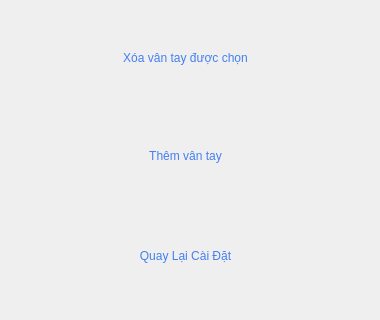
    <widget class="QWidget" name="Menuvantay">
     <widget class="QPushButton" name="backButtonVanTay">
      <property name="geometry">
       <rect>
        <x>20</x>
        <y>210</y>
        <width>331</width>
        <height>91</height>
       </rect>
      </property>
      <property name="styleSheet">
       <string notr="true">QPushButton#backButtonVanTay{
				color: rgba(67, 127, 241,1);
				border-top-left-radius: 20px;
				border-top-right-radius: 20px;
				border-bottom-right-radius: 20px;
				border-bottom-left-radius: 20px;
				
				
	
	
	font: 75 20pt &quot;Roboto&quot;;
				
	border-image: url(:/newPrefix/fileanh/background.jpg);
}
QPushButton#backButtonVanTay:hover{
				color: rgb(255,255,255);
				background-color: rgb(67, 1, 241);
				border-image:none;
}
QPushButton#backButtonVanTay:pressed{
				padding-left: 2px;
				padding-top: 2px;
				
}</string>
      </property>
      <property name="text">
       <string>Quay Lại Cài Đặt</string>
      </property>
     </widget>
     <widget class="QPushButton" name="themvantayButton">
      <property name="geometry">
       <rect>
        <x>20</x>
        <y>110</y>
        <width>331</width>
        <height>91</height>
       </rect>
      </property>
      <property name="styleSheet">
       <string notr="true">QPushButton#themvantayButton{
				color: rgba(67, 127, 241,1);
				border-top-left-radius: 20px;
				border-top-right-radius: 20px;
				border-bottom-right-radius: 20px;
				border-bottom-left-radius: 20px;
				
				
	
	
	font: 75 20pt &quot;Roboto&quot;;
				
	border-image: url(:/newPrefix/fileanh/background.jpg);
}
QPushButton#themvantayButton:hover{
				color: rgb(255,255,255);
				background-color: rgb(67, 1, 241);
				border-image:none;
}
QPushButton#themvantayButton:pressed{
				padding-left: 2px;
				padding-top: 2px;
				
}</string>
      </property>
      <property name="text">
       <string>Thêm vân tay</string>
      </property>
     </widget>
     <widget class="QPushButton" name="xoavantayButton">
      <property name="geometry">
       <rect>
        <x>20</x>
        <y>12</y>
        <width>331</width>
        <height>91</height>
       </rect>
      </property>
      <property name="styleSheet">
       <string notr="true">QPushButton#xoavantayButton{
				color: rgba(67, 127, 241,1);
				border-top-left-radius: 20px;
				border-top-right-radius: 20px;
				border-bottom-right-radius: 20px;
				border-bottom-left-radius: 20px;
				
				
	
	
	font: 75 20pt &quot;Roboto&quot;;
				
	border-image: url(:/newPrefix/fileanh/background.jpg);
}
QPushButton#xoavantayButton:hover{
				color: rgb(255,255,255);
				background-color: rgb(67, 1, 241);
				border-image:none;
}
QPushButton#xoavantayButton:pressed{
				padding-left: 2px;
				padding-top: 2px;
				
}</string>
      </property>
      <property name="text">
       <string>Xóa vân tay được chọn</string>
      </property>
     </widget>
     <widget class="QLabel" name="label_86">
      <property name="geometry">
       <rect>
        <x>0</x>
        <y>0</y>
        <width>371</width>
        <height>311</height>
       </rect>
      </property>
      <property name="styleSheet">
       <string notr="true">border-image: url(:/newPrefix/fileanh/background1.jpg);
				border-top-left-radius: 20px;
				border-top-right-radius: 20px;
				border-bottom-right-radius: 20px;
				border-bottom-left-radius: 20px;</string>
      </property>
      <property name="text">
       <string/>
      </property>
     </widget>
     <zorder>label_86</zorder>
     <zorder>backButtonVanTay</zorder>
     <zorder>themvantayButton</zorder>
     <zorder>xoavantayButton</zorder>
    </widget>
